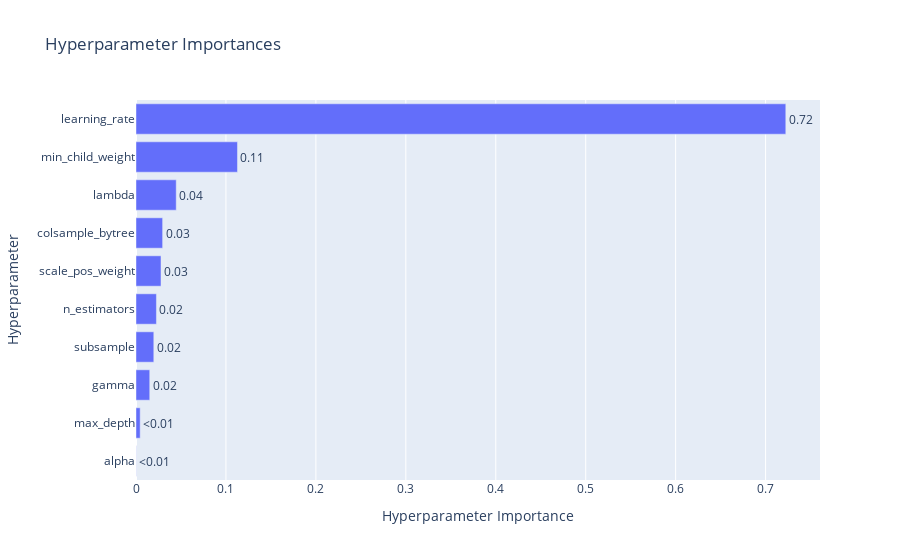

Notebook code cell kept with this figure:
### Code cell
optuna.visualization.plot_param_importances(study)

### Figure 1 — Plotly figure (JSON) as saved in the notebook; plotly's stock layout.template omitted (floating-point values rounded to 4 significant figures)
{"data": [{"cliponaxis": false, "hovertemplate": ["alpha (FloatDistribution): 0.00017390393178666968<extra></extra>", "max_depth (IntDistribution): 0.0046315739182274645<extra></extra>", "gamma (FloatDistribution): 0.015273116698744088<extra></extra>", "subsample (FloatDistribution): 0.01978561119329813<extra></extra>", "n_estimators (IntDistribution): 0.022711638736859763<extra></extra>", "scale_pos_weight (FloatDistribution): 0.0278122258131879<extra></extra>", "colsample_bytree (FloatDistribution): 0.029612290152279053<extra></extra>", "lambda (FloatDistribution): 0.04472373111065116<extra></extra>", "min_child_weight (IntDistribution): 0.11281202406075187<extra></extra>", "learning_rate (FloatDistribution): 0.7224638843842139<extra></extra>"], "name": "Objective Value", "orientation": "h", "text": ["<0.01", "<0.01", "0.02", "0.02", "0.02", "0.03", "0.03", "0.04", "0.11", "0.72"], "textposition": "outside", "type": "bar", "x": [0.0001739, 0.004632, 0.01527, 0.01979, 0.02271, 0.02781, 0.02961, 0.04472, 0.1128, 0.7225], "y": ["alpha", "max_depth", "gamma", "subsample", "n_estimators", "scale_pos_weight", "colsample_bytree", "lambda", "min_child_weight", "learning_rate"]}], "layout": {"title": {"text": "Hyperparameter Importances"}, "xaxis": {"title": {"text": "Hyperparameter Importance"}}, "yaxis": {"title": {"text": "Hyperparameter"}}}}
